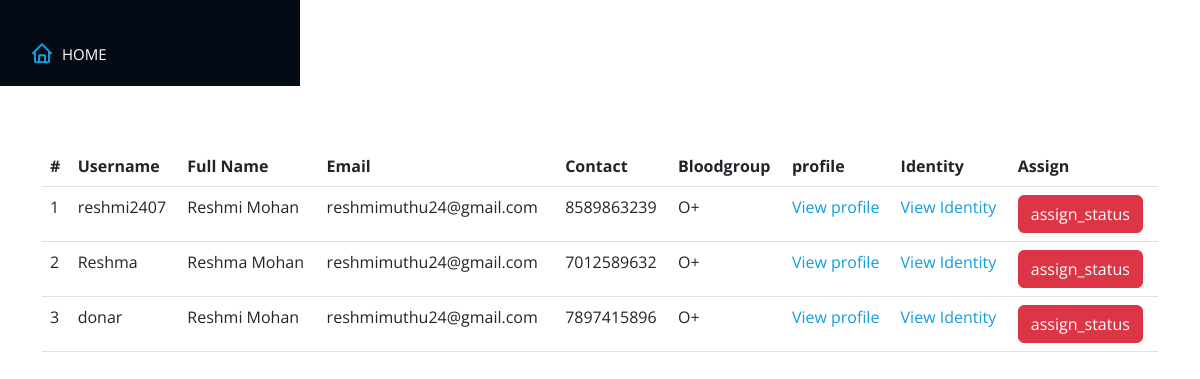
Screenshot of /admdonreq with the database file from the repository.
### home/models.py (models this page shows)
class Detail(models.Model):
    username=models.CharField(max_length=20)
    fullname=models.CharField(max_length=20)
    dob=models.DateField()
    email=models.EmailField()
    mobno=models.IntegerField()
    ge=models.CharField(max_length=10)
    age=models.IntegerField()
    bg=models.CharField(max_length=10)
    address=models.CharField(max_length=30)
    occupation=models.CharField(max_length=10)
    weight=models.IntegerField()
    height=models.IntegerField()
    an=models.CharField(max_length=10)
    tmr=models.CharField(max_length=10)
    ldd=models.DateField()
    dbo=models.CharField(max_length=10)
    image=models.ImageField(upload_to='pictures')

### home/views.py (the view)
# urls.py: path('admdonreq',views.admdonreq, name='admdonreq'),
def admdonreq(request):
    up = Detail.objects.all()
    up1 = Detail2.objects.all()
    return render(request, 'admdonreq.html', {'up': up, 'up1': up1})

### home/templates/admdonreq.html (shortened to what this page needs)
{% load static %}
<!DOCTYPE html>
<html lang="en">
<head>
  <link href="{% static '/vendor/bootstrap/css/bootstrap.min.css' %}" rel="stylesheet">
  <link href="{% static '/vendor/bootstrap-icons/bootstrap-icons.css' %}" rel="stylesheet">
  <link href="{% static '/vendor/boxicons/css/boxicons.min.css' %}" rel="stylesheet">
  <link href="{% static  '/vendor/glightbox/css/glightbox.min.css' %}" rel="stylesheet">
  <link href="{% static '/vendor/swiper/swiper-bundle.min.css' %}" rel="stylesheet">
  <link href="{% static '/vendor/bootstrap/css/bootstrap.min.css' %}" rel="stylesheet">
</head>
<body>
  {% load static %}
  <header id="header">
    <div class="d-flex flex-column">
      <nav id="navbar" class="nav-menu navbar">
        <ul>
          <li><a href="/admdonar" class="nav-link scrollto active"><i class="bx bx-home"></i> <span>HOME</span></a></li>
    </div>
  </header>
  <section id="about" class="about">
    <div class="container">
        <div class="table-responsive">
            <table class="table table-hover">
              <thead>
                <tr>
                  <th>#</th>
                  <th>Username</th>
                  <th>Full Name</th>
                  <th>Email</th>
                  <th>Contact</th>
                  <th>Bloodgroup</th>
                  <th>profile</th>
                  <th>Identity</th>
                    <th>Assign</th>
              </tr>
          </thead>
          <tbody>
            {% for user in up %}
              <tr>
                <td>{{forloop.counter}}</td>
                <td>{{user.username}}</td>
                  <td>{{user.fullname}}</td>
                  <td>{{user.email}}</td>
                  <td>{{user.mobno}}</td>
                  <td>{{user.bg}}</td>
                  <td><a href="/donsearch/{{user.username}}">View profile</a></td>
                  <td><a href="/donidentity/{{user.username}}">View Identity</a></td>
                       <td> <a href="/donacceptreject/{{user.username}}"><button type="submit" class="btn btn-danger">assign_status</button></a>
                </td>
                 </tr>
            {% endfor %}
                </tbody>
  </table>
    {% load static %}
  {% load static %}
</body>
</html>

### home/templates/admdonreq.html (style rules this page uses)
body { font-family: "Open Sans", sans-serif; color: #272829; }
a { color: #149ddd; text-decoration: none; }
#header { position: hover; top: 0; left: 0; bottom: 0; width: 300px; transition: all ease-in-out 0.5s; z-index: 9997; transition: all 0.5s; padding: 0 15px; background: #040b14; overflow-y: auto; }
.nav-menu { padding: 30px 0 0 0; }
.nav-menu * { margin: 0; padding: 0; list-style: none; }
.nav-menu>ul>li { position: relative; white-space: nowrap; }
.nav-menu a, .nav-menu a:focus { display: flex; align-items: center; color: #a8a9b4; padding: 12px 15px; margin-bottom: 8px; transition: 0.3s; font-size: 15px; }
.nav-menu a i, .nav-menu a:focus i { font-size: 24px; padding-right: 8px; color: #6f7180; }
.nav-menu a:hover, .nav-menu .active, .nav-menu .active:focus, .nav-menu li:hover>a { text-decoration: none; color: #fff; }
.nav-menu a:hover i, .nav-menu .active i, .nav-menu .active:focus i, .nav-menu li:hover>a i { color: #149ddd; }
section { padding: 60px 0; overflow: hidden; }

### rows the page displays
Detail: username "reshmi2407", fullname "Reshmi Mohan", email "reshmimuthu24@gmail.com", mobno "8589863239", bg "O+"
Detail: username "Reshma", fullname "Reshma Mohan", email "reshmimuthu24@gmail.com", mobno "7012589632", bg "O+"
Detail: username "donar", fullname "Reshmi Mohan", email "reshmimuthu24@gmail.com", mobno "7897415896", bg "O+"
